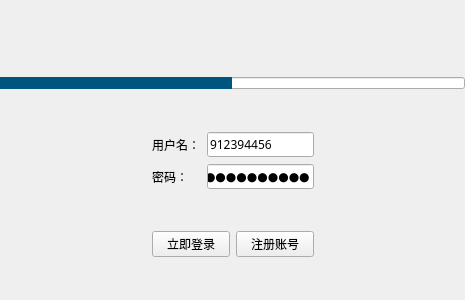
<?xml version="1.0" encoding="UTF-8"?>
<ui version="4.0">
 <class>MainWindow</class>
 <widget class="QMainWindow" name="MainWindow">
  <property name="enabled">
   <bool>true</bool>
  </property>
  <property name="geometry">
   <rect>
    <x>0</x>
    <y>0</y>
    <width>465</width>
    <height>300</height>
   </rect>
  </property>
  <property name="sizePolicy">
   <sizepolicy hsizetype="Fixed" vsizetype="Fixed">
    <horstretch>0</horstretch>
    <verstretch>0</verstretch>
   </sizepolicy>
  </property>
  <property name="minimumSize">
   <size>
    <width>465</width>
    <height>300</height>
   </size>
  </property>
  <property name="maximumSize">
   <size>
    <width>471</width>
    <height>300</height>
   </size>
  </property>
  <property name="windowTitle">
   <string>登录</string>
  </property>
  <property name="windowIcon">
   <iconset resource="res.qrc">
    <normaloff>:/image/ico</normaloff>:/image/ico</iconset>
  </property>
  <widget class="QWidget" name="centralWidget">
   <layout class="QGridLayout" name="gridLayout">
    <property name="leftMargin">
     <number>0</number>
    </property>
    <property name="topMargin">
     <number>0</number>
    </property>
    <property name="rightMargin">
     <number>0</number>
    </property>
    <property name="bottomMargin">
     <number>0</number>
    </property>
    <property name="spacing">
     <number>0</number>
    </property>
    <item row="6" column="1">
     <layout class="QHBoxLayout" name="horizontalLayout">
      <item>
       <widget class="QPushButton" name="pushButton">
        <property name="font">
         <font>
          <family>微软雅黑</family>
         </font>
        </property>
        <property name="text">
         <string>立即登录</string>
        </property>
       </widget>
      </item>
      <item>
       <widget class="QPushButton" name="pushButton_2">
        <property name="font">
         <font>
          <family>微软雅黑</family>
         </font>
        </property>
        <property name="text">
         <string>注册账号</string>
        </property>
       </widget>
      </item>
     </layout>
    </item>
    <item row="6" column="0">
     <spacer name="horizontalSpacer">
      <property name="orientation">
       <enum>Qt::Horizontal</enum>
      </property>
      <property name="sizeHint" stdset="0">
       <size>
        <width>40</width>
        <height>20</height>
       </size>
      </property>
     </spacer>
    </item>
    <item row="4" column="1">
     <layout class="QFormLayout" name="formLayout">
      <property name="horizontalSpacing">
       <number>7</number>
      </property>
      <property name="verticalSpacing">
       <number>7</number>
      </property>
      <item row="0" column="0">
       <widget class="QLabel" name="label">
        <property name="font">
         <font>
          <family>微软雅黑</family>
         </font>
        </property>
        <property name="text">
         <string>用户名：</string>
        </property>
       </widget>
      </item>
      <item row="0" column="1">
       <widget class="QLineEdit" name="lineEdit">
        <property name="minimumSize">
         <size>
          <width>0</width>
          <height>25</height>
         </size>
        </property>
        <property name="font">
         <font>
          <family>微软雅黑</family>
         </font>
        </property>
        <property name="text">
         <string>912394456</string>
        </property>
       </widget>
      </item>
      <item row="1" column="0">
       <widget class="QLabel" name="label_2">
        <property name="font">
         <font>
          <family>微软雅黑</family>
         </font>
        </property>
        <property name="text">
         <string>密码：</string>
        </property>
       </widget>
      </item>
      <item row="1" column="1">
       <widget class="QLineEdit" name="lineEdit_2">
        <property name="minimumSize">
         <size>
          <width>0</width>
          <height>25</height>
         </size>
        </property>
        <property name="font">
         <font>
          <family>微软雅黑</family>
         </font>
        </property>
        <property name="text">
         <string>lzx2000228</string>
        </property>
        <property name="echoMode">
         <enum>QLineEdit::Password</enum>
        </property>
       </widget>
      </item>
     </layout>
    </item>
    <item row="2" column="1">
     <spacer name="verticalSpacer_2">
      <property name="orientation">
       <enum>Qt::Vertical</enum>
      </property>
      <property name="sizeHint" stdset="0">
       <size>
        <width>20</width>
        <height>40</height>
       </size>
      </property>
     </spacer>
    </item>
    <item row="7" column="0">
     <spacer name="verticalSpacer_3">
      <property name="orientation">
       <enum>Qt::Vertical</enum>
      </property>
      <property name="sizeHint" stdset="0">
       <size>
        <width>20</width>
        <height>40</height>
       </size>
      </property>
     </spacer>
    </item>
    <item row="0" column="0" colspan="3">
     <layout class="QVBoxLayout" name="verticalLayout">
      <property name="spacing">
       <number>0</number>
      </property>
      <property name="bottomMargin">
       <number>0</number>
      </property>
      <item>
       <widget class="QLabel" name="label_3">
        <property name="sizePolicy">
         <sizepolicy hsizetype="Fixed" vsizetype="Fixed">
          <horstretch>0</horstretch>
          <verstretch>0</verstretch>
         </sizepolicy>
        </property>
        <property name="minimumSize">
         <size>
          <width>469</width>
          <height>77</height>
         </size>
        </property>
        <property name="maximumSize">
         <size>
          <width>469</width>
          <height>77</height>
         </size>
        </property>
        <property name="styleSheet">
         <string notr="true">background-image: url(:/image/ban.png);</string>
        </property>
        <property name="text">
         <string/>
        </property>
       </widget>
      </item>
      <item>
       <widget class="QProgressBar" name="progressBar">
        <property name="enabled">
         <bool>true</bool>
        </property>
        <property name="sizePolicy">
         <sizepolicy hsizetype="Expanding" vsizetype="Fixed">
          <horstretch>0</horstretch>
          <verstretch>0</verstretch>
         </sizepolicy>
        </property>
        <property name="minimumSize">
         <size>
          <width>0</width>
          <height>10</height>
         </size>
        </property>
        <property name="maximumSize">
         <size>
          <width>16777215</width>
          <height>12</height>
         </size>
        </property>
        <property name="styleSheet">
         <string notr="true">QProgressBar::chunk {
background-color: rgb(0, 85, 127);
}</string>
        </property>
        <property name="minimum">
         <number>0</number>
        </property>
        <property name="maximum">
         <number>0</number>
        </property>
        <property name="value">
         <number>0</number>
        </property>
        <property name="textVisible">
         <bool>false</bool>
        </property>
        <property name="invertedAppearance">
         <bool>false</bool>
        </property>
       </widget>
      </item>
     </layout>
    </item>
    <item row="5" column="1">
     <spacer name="verticalSpacer">
      <property name="orientation">
       <enum>Qt::Vertical</enum>
      </property>
      <property name="sizeHint" stdset="0">
       <size>
        <width>20</width>
        <height>40</height>
       </size>
      </property>
     </spacer>
    </item>
    <item row="6" column="2">
     <spacer name="horizontalSpacer_2">
      <property name="orientation">
       <enum>Qt::Horizontal</enum>
      </property>
      <property name="sizeHint" stdset="0">
       <size>
        <width>40</width>
        <height>20</height>
       </size>
      </property>
     </spacer>
    </item>
   </layout>
  </widget>
  <widget class="QMenuBar" name="menuBar">
   <property name="geometry">
    <rect>
     <x>0</x>
     <y>0</y>
     <width>465</width>
     <height>26</height>
    </rect>
   </property>
  </widget>
 </widget>
 <layoutdefault spacing="6" margin="11"/>
 <resources>
  <include location="res.qrc"/>
 </resources>
 <connections/>
</ui>
